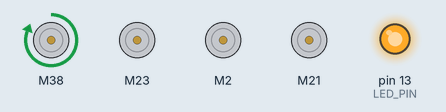
Recording of a sketch running on a simulated Arduino Uno, built with avr-gcc and run on an emulated ATmega328P. On the bench: 4 × DC motor (green arrow = forward, orange = backward, longer = faster), output pins drawn as LEDs (lit = HIGH).

Above: at 0.1 s.
At 8.1 s:
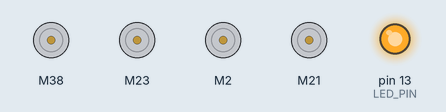
At 16.1 s:
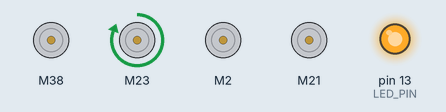
At 32.1 s:
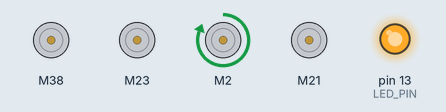
At 48.1 s:
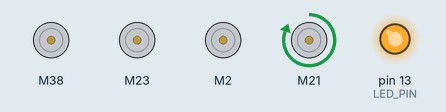
At 64.1 s:
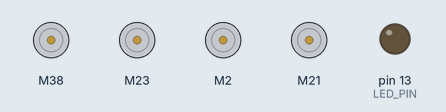
Timing chart, 0 to 65.6 s (numbered marks = the images above):
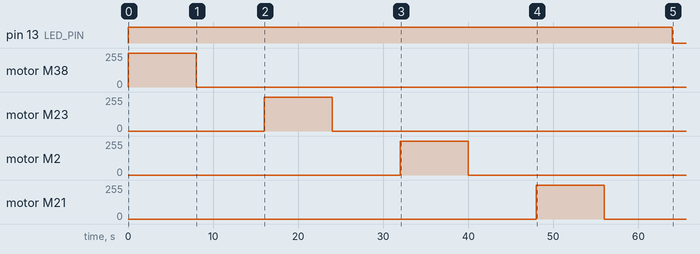

The sketch:

ESC_Calibration.ino
```cpp
/*
  ESC_Calibration
    It's important to calibrate the ESC with the values (uS / microseconds) he will expect to be for Min and Max speed.
    This one require a little procedure:
      1 - Load the sketch to your Arduino board
      2 - Connect your ESC to the Arduino board
      3 - Power your Arduino board
      4 - Once the LED (LED_PIN) is HIGH/ON connect the power to your ESC, you have 5sec to do so
      5 - Once the LED is LOW/OFF the calibration should be done
      6 - Should now be calibrated between 1000us and 2000us

  27 April 2017
  by Eric Nantel

  Servo & Knob links
  http://www.arduino.cc/en/Tutorial/Knob
  http://people.interaction-ivrea.it/m.rinott
 */
#include <ESC.h>
#define LED_PIN (13)              // Pin for the LED

ESC myESC1 (38, 1000, 2000, 500);   // ESC_Name (ESC PIN, Minimum Value, Maximum Value, Arm Value)
ESC myESC2 (23, 1000, 2000, 500);   // ESC_Name (ESC PIN, Minimum Value, Maximum Value, Arm Value)
ESC myESC3 (2, 1000, 2000, 500);   // ESC_Name (ESC PIN, Minimum Value, Maximum Value, Arm Value)
ESC myESC4 (21, 1000, 2000, 500);   // ESC_Name (ESC PIN, Minimum Value, Maximum Value, Arm Value)

void setup() {
  pinMode(LED_PIN, OUTPUT);       // LED Visual Output (can be removed)
  digitalWrite(LED_PIN, HIGH);    // LED High while signal is High (can be removed)
  myESC1.calib();                  // Calibration of the Max and Min value the ESC is expecting
  myESC2.calib();                  // Calibration of the Max and Min value the ESC is expecting
  myESC3.calib();                  // Calibration of the Max and Min value the ESC is expecting
  myESC4.calib();                  // Calibration of the Max and Min value the ESC is expecting
  myESC1.stop();                   // Stop the ESC to avoid damage or injuries
  myESC2.stop();                   // Stop the ESC to avoid damage or injuries
  myESC3.stop();                   // Stop the ESC to avoid damage or injuries
  myESC4.stop();                   // Stop the ESC to avoid damage or injuries
  digitalWrite(LED_PIN, LOW);     // LED Low when the calibration is done (can be removed)
}

void loop() {

}
```
